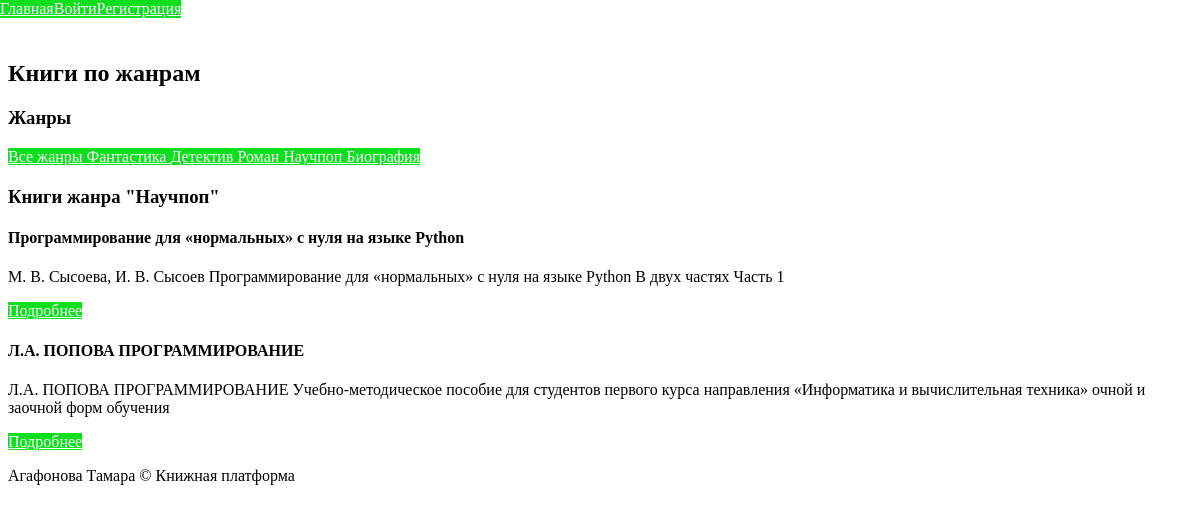
Screenshot of /clubs/?category=4 with the database file from the repository.
### app/books/models.py (models this page shows)
class Genre(db.Model):
    __tablename__ = 'genres'
    id = db.Column(db.Integer, primary_key=True)
    name = db.Column(db.String(50), unique=True, nullable=False)
    books = db.relationship('Book', secondary='book_genres', back_populates='genres')

class Book(db.Model):
    __tablename__ = 'books'
    id = db.Column(db.Integer, primary_key=True)
    title = db.Column(db.String(200), nullable=False)
    description = db.Column(db.Text)
    author_id = db.Column(db.Integer, db.ForeignKey('users.id'))
    published_at = db.Column(db.DateTime, default=datetime.now)
    file_path = db.Column(db.String(255))
    cover_image = db.Column(db.String(255))
    status = db.Column(db.String(255), default='pending')
    genres = db.relationship('Genre', secondary='book_genres', back_populates='books')
    bookmarks = db.relationship('Bookmark', backref='book')
    likes = db.relationship('Like', backref='book')
    comments = db.relationship('Comment', backref='book')

### app/reading_clubs/routes.py (the view)
@reading_clubs_bp.route('/')
def index():
    categories = Genre.query.all()
    category_id = request.args.get('category', type=int)
    if category_id:
        books = Book.query.filter(Book.genres.any(id=category_id)).all()
        selected_category = Genre.query.get(category_id)
    else:
        books = []
        selected_category = None
    return render_template(
        'reading_clubs/index.html',
        books=books,
        categories=categories,
        selected_category=selected_category,
        UserRole=UserRole
    )

### app/templates/reading_clubs/index.html
{% extends "base.html" %}
{% block content %}
<div class="mui-container">
    <div class="mui-panel">
        <h2>Книги по жанрам</h2>
        <div class="mui-row" style="margin: 20px 0;">
            <div class="mui-col-md-12">
                <h3>Жанры</h3>
                <div class="mui-btn-group">
                    <a href="{{ url_for('books.list_books') }}"
                       class="mui-btn {% if not selected_category %}mui-btn--primary{% endif %}">
                        Все жанры
                    </a>
                    {% for category in categories %}
                    <a href="{{ url_for('reading_clubs.index', category=category.id) }}"
                       class="mui-btn {% if selected_category and selected_category.id == category.id %}mui-btn--primary{% endif %}">
                        {{ category.name }}
                    </a>
                    {% endfor %}
                </div>
            </div>
        </div>
        <div class="mui-row">
            {% if selected_category %}
                <h3>Книги жанра "{{ selected_category.name }}"</h3>
            {% endif %}
            {% for book in books %}
            <div class="mui-col-md-4">
                <div class="mui-panel">
                    <h4>{{ book.title }}</h4>
                    <p>{{ book.description[:200] }}{% if book.description|length > 200 %}...{% endif %}</p>
                    <div class="mui-row">
                        <div class="mui-col-md-12">
                            <a href="{{ url_for('books.book_details', book_id=book.id) }}"
                               class="mui-btn mui-btn--primary">
                                Подробнее
                            </a>
                        </div>
                    </div>
                </div>
            </div>
            {% else %}
            <div class="mui-col-md-12">
                <p>{% if selected_category %}В этом жанре пока нет книг{% else %}Выберите жанр, чтобы увидеть список книг{% endif %}</p>
            </div>
            {% endfor %}
        </div>
    </div>
</div>
{% endblock %}

### static/styles.css (style rules this page uses)
.mui-btn, button, a { background-color: #0ddf1e; color: #fff; }

### rows the page displays
Genre: name "Фантастика"
Genre: name "Детектив"
Genre: name "Роман"
Genre: name "Научпоп"
Genre: name "Биография"
Book: title "Программирование для «нормальных» с нуля на языке Python", description "М. В. Сысоева, И. В. Сысоев Программирование для «нормальных» с нуля на языке Python В двух частях Часть 1"
Book: title "Л.А. ПОПОВА ПРОГРАММИРОВАНИЕ", description "Л.А. ПОПОВА ПРОГРАММИРОВАНИЕ Учебно-методическое пособие для студентов первого курса направления «Информатика и вычислительная техника» очной и заочной форм обучения"
